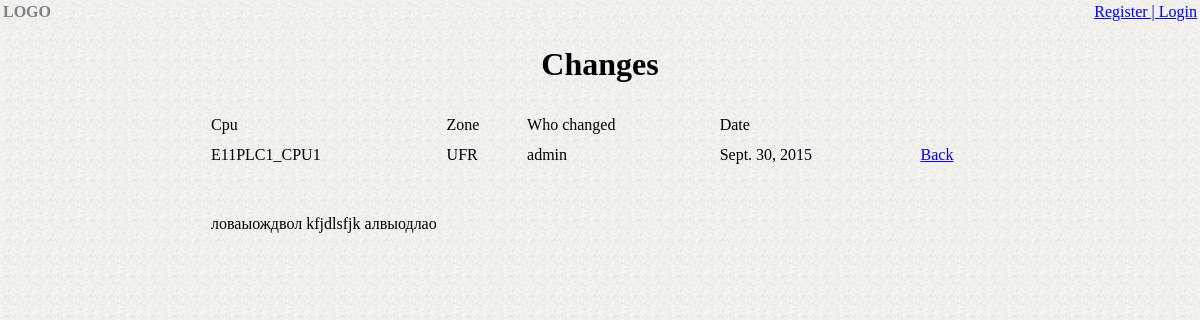
The app's page /journal/9/ with its own data.
### japp/models.py (models this page shows, shortened)
class Pda(models.Model):
    cpu=models.ForeignKey(Cpu)
    text=models.TextField(max_length=300)
    date=models.DateTimeField(auto_now=True)
    user = models.ForeignKey(User,)

class Cpu(models.Model):
    name=models.CharField(max_length=75)
    ip=models.CharField(max_length=16)
    zone=models.CharField(max_length=75)

### japp/views.py (the view)
# urls.py: url(r'^(?P<pk>[0-9]+)/$', PdaChangesDetailView.as_view(), name='detail'),
class PdaChangesDetailView(DetailView):
    model = Pda
    template_name = ('japp/detail.html')

### japp/templates/japp/detail.html (shortened to what this page needs)
{% extends 'japp/base.html' %}
{% block content_block %}
       <tbody>
           <tr>
             <td>{{ pda.cpu.name|upper }}</td>
             <td>{{ pda.cpu.zone|upper }}</td>
             <td>{{pda.user}}</td>
             <td>{{pda.date|date}}</td>
             <td><a href="{% url 'japp:index' %}"> Back </a></td>
           </tr>
           <tr>
               <td colspan="5" class="text" >
                   {{ pda.text }}
               </td>
           </tr>
  </table>
{% endblock %}

### japp/static/japp/style.css (style rules this page uses)
html, body { background: white url("images/bg.PNG") repeat; margin:0px; padding:0px; }
td.text { padding-top: 40px; }

### records on screen
Pda: cpu.name "E11PLC1_CPU1", cpu.zone "UFR", user "admin", date "Sept. 30, 2015", text "ловаыождвол kfjdlsfjk алвыодлао"
